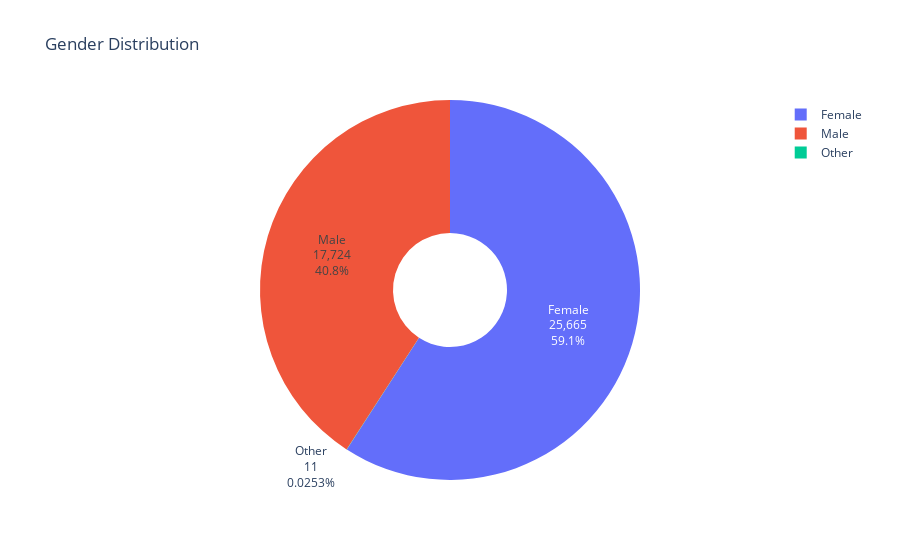

The notebook cell saved with this chart:
### Code cell
# Plotly pie chart with values and percentage
fig = go.Figure(data=[go.Pie(labels=gender.index, values=gender.values, textinfo='label+percent+value', hole=.3)])
fig.update_layout(title_text='Gender Distribution')
fig.show()

### Figure 1 — Plotly figure (JSON) as saved in the notebook; plotly's stock layout.template omitted (floating-point values rounded to 4 significant figures)
{"data": [{"hole": 0.3, "labels": ["Female", "Male", "Other"], "textinfo": "label+percent+value", "type": "pie", "values": [25665, 17724, 11]}], "layout": {"title": {"text": "Gender Distribution"}}}
